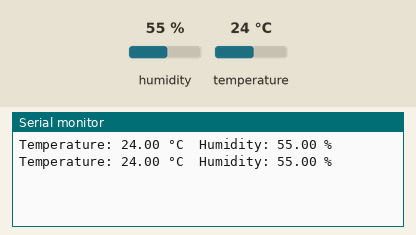
A sketch run on a simulated Arduino Uno, built with avr-gcc and run on an emulated ATmega328P. On the bench: the last lines printed to the serial monitor. The inputs (shaded band) are chosen by the test bench; at power-on: humidity 55 %, temperature 24 °C.

Above: at 2.8 s.
2.9 s: humidity set to 22 %
At 4.7 s:
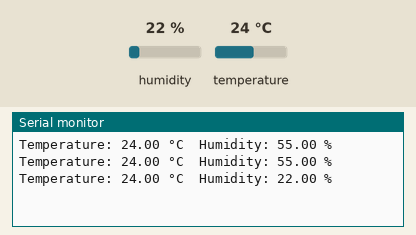
5.6 s: temperature set to 12 °C
At 7.1 s:
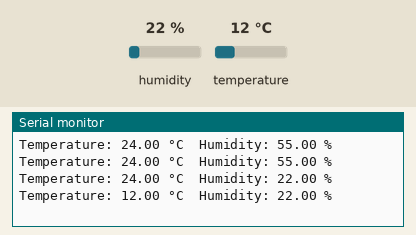
8.3 s: humidity set to 40 %
At 10.8 s:
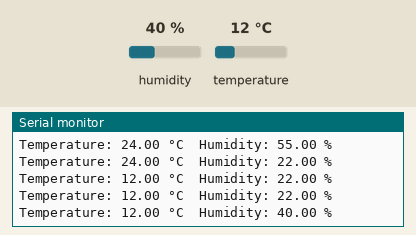
Timing chart, 0 to 12.3 s (numbered marks = the images above; inputs shaded):
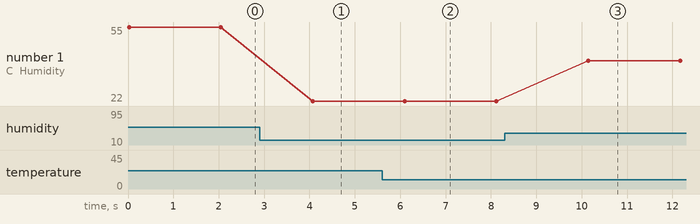

The sketch:

3._temp.ino
```cpp
#include <DHT.h>

// Constants
#define DHTPIN 2        // Pin connected to the DHT11 sensor
#define DHTTYPE DHT11   // DHT11 sensor type

// Initialize DHT sensor
DHT dht(DHTPIN, DHTTYPE);

void setup() {
  // Initialize the serial communication
  Serial.begin(9600);

  // Initialize the DHT sensor
  dht.begin();
}

void loop() {
  // Read temperature and humidity values from the DHT sensor
  float temperature = dht.readTemperature();
  float humidity = dht.readHumidity();

  // Check if any reads failed
  if (isnan(temperature) || isnan(humidity)) {
    Serial.println("Failed to read from DHT sensor!");
    return;
  }

  // Print the temperature and humidity on the Serial Monitor
  Serial.print("Temperature: ");
  Serial.print(temperature);
  Serial.print(" °C\t");
  Serial.print("Humidity: ");
  Serial.print(humidity);
  Serial.println(" %");

  // Wait for a short delay before taking the next measurement
  delay(2000);
}
```

Measured:
- after the input at 2.9 s, the serial monitor: prints a new line after 1.2 s (image 1)
- after the input at 5.6 s, the serial monitor: prints a new line after 0.50 s (image 2)
- after the input at 8.3 s, the serial monitor: prints a new line after 1.8 s (image 3)
- plotted number 1: 55 → 22 after the input at 2.9 s, 22 → 40 after the input at 8.3 s
